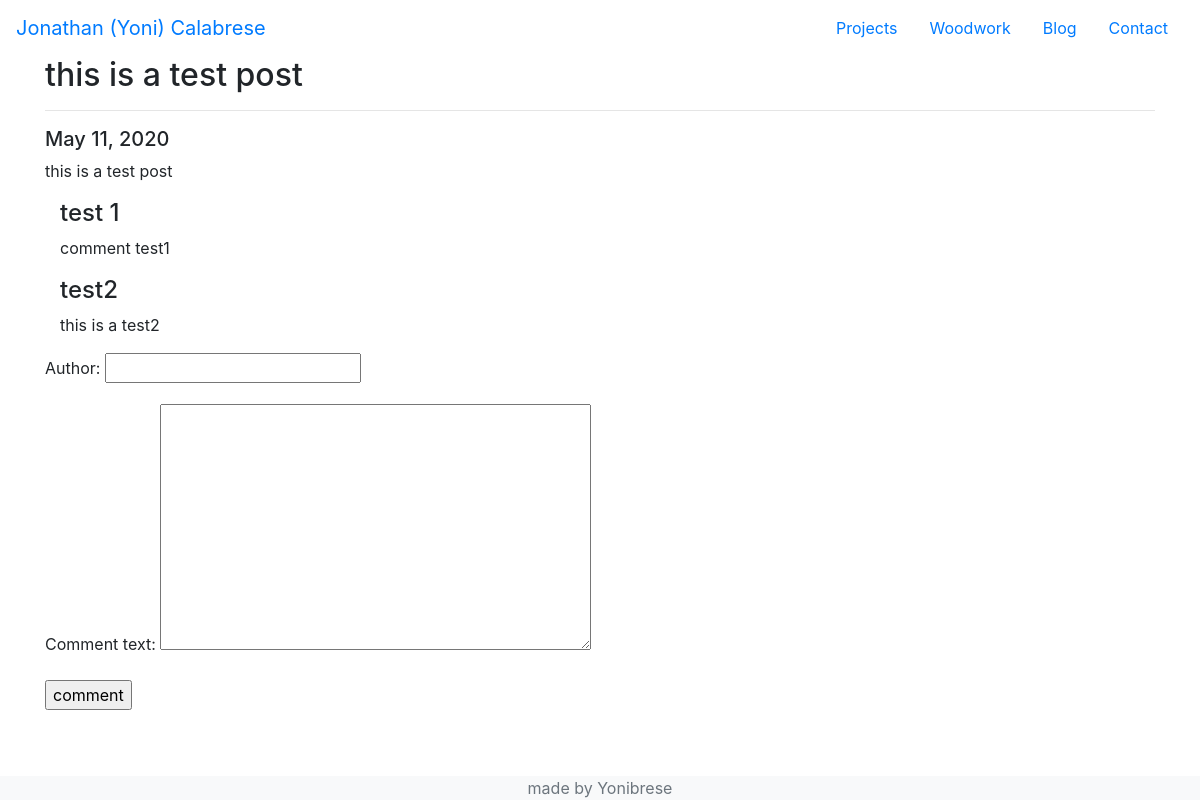
/blog/1, run on an earlier commit of the app's database.
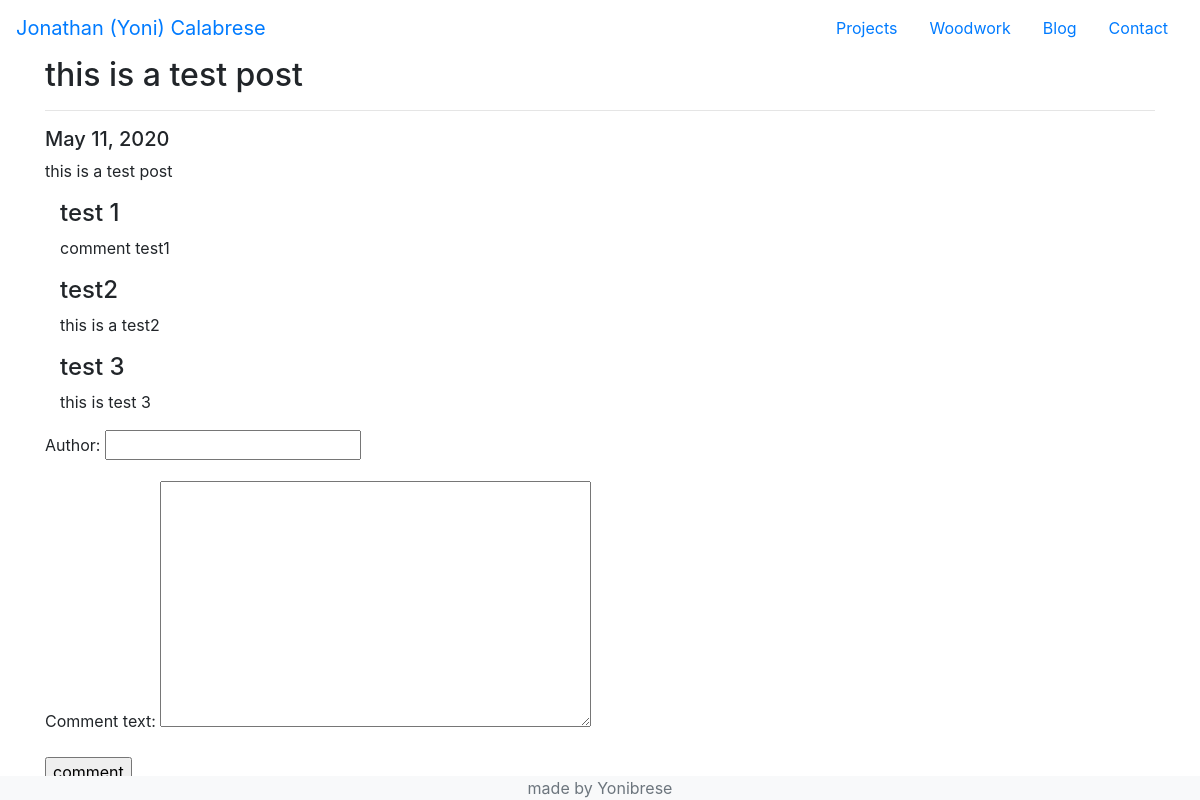
And on a later commit of the database.
### blog/models.py (models this page shows, shortened)
class Comment(models.Model):
    author = models.CharField(max_length=100)
    date_added = models.DateField(auto_now=True)
    comment_text = models.TextField(null=True)
    class Meta:
        ordering = ['date_added']

### blog/views.py (the view)
# urls.py: path('<int:id>', views.comment, name='comment')
def comment(request, id):
    post = models.BlogPost.objects.get(id=id)
    if request.method == 'POST':
        form = forms.CommentForm(request.POST)
        if form.is_valid():
            post.comment.add(form.save())
    else:
        form = forms.CommentForm()
    return render(request, 'blog/comment.html', {'post': post, 'form': form})

### blog/forms.py
class CommentForm(forms.ModelForm):
    class Meta:
        model = models.Comment
        fields = ['author', 'comment_text']

### blog/templates/blog/comment.html (shortened to what this page needs)
{% extends 'base.html' %}
{% block content %}
<diV class="container" id="full_post">
    <h2>{{ post.title }}</h2>
    <hr>
    <h5>{{ post.date_added }}</h5>
    <p>
        {{ post.blog_text }}
    </p>
    <div class="container" id="comments">
        {% for comment in post.comment.all %}
        <div>
            <h4>{{ comment.author }}</h4>
            <p> {{ comment.comment_text }} </p>
        </div>
        {% endfor %}
    </div>
    <div>
        <form method="post">
            {{form.as_p}}
            <input type="submit" value="comment">
        </form>
    </div>
</diV>
{% endblock %}

What changed in the data, as far as the page shows it:
added Comment: author "test 3", comment_text "this is test 3"
